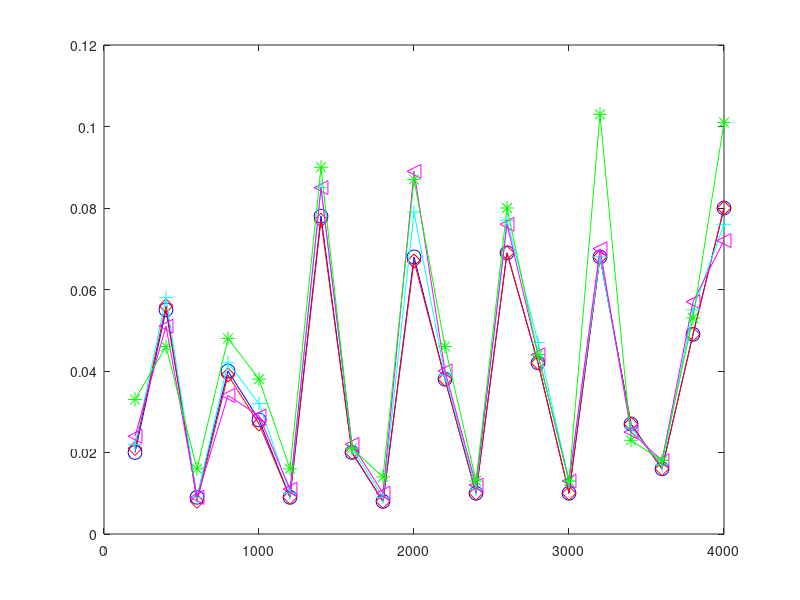

The MATLAB source for this figure: (Note: this script raises an error after producing the figure.)
%plot figures 


dataset = 'synthetic';
task = 'n_iter';
loss_type = 'loss';
n=100;
net_type = 'on';
if strcmp(net_type, 'off') && n==20 && strcmp(loss_type, 'ave_cumu_loss') && strcmp(dataset, 'synthetic') && strcmp(task, 'n_iter')
    n_iter = (1:20)*200;
    cumu_loss_basic_decen_m10_n1 = [38 94 160 231 307 385 467 549 634 722 813 902 996 1090 1185 1280 1375 1474 1572 1673];
    
    cumu_loss_basic_decen_m10_n2 = 1/2*[59 150 258 380 510 645 785 928 1077 1231 1385 1541 1697 1862 2028 2194 2364 2539 2716 2890];
    
    cumu_loss_basic_decen_m10_n3 = 1/3*[18 42 65 87 105 124 145 168 181 201 226 261 282 310 327 345 364 378 394 422];
    cumu_loss_basic_cen_m10_n3  =  1/3*[18 42 65 87 105 124 145 168 181 201 226 261 282 310 327 345 364 378 394 422];
    cumu_loss_basic_decen_m10_n4 = 1/4*[18 43 67 106 135 172 199 229 273 303 325 354 374 407 427 448 473 500 537 571];
    cumu_loss_basic_cen_m10_n4 = 1/4*[18 43 67 106 135 172 199 229 273 303 325 354 374 407 426 448 473 500 537 571];
    cumu_loss_basic_decen_m10_n5 = 1/5*[34 78 125 167 193 233 281 318 349 372 411 444 481 517 547 591 624 664 692 731];
    cumu_loss_basic_cen_m10_n5 = 1/5*[34 78 125 168 194 234 281 319 349 372 412 445 482 518 547 591 625 664 693 732];
    
    cumu_loss_basic_decen_m10_n20 = 1/20*[102 233 354 492 612 746 895 1057 1196 1330 1445 1599 1750 1911 2064 2192 2348 2499 2650 2794];
    %loss_basic_cen_m10 = [2.1 5.6 0.8 3.9 2.7 0.9 7.7 2 0.8 6.7 3.8 1 6.9 4.2 1 6.8 2.7 1.6 4.9 8];
    %loss_basic_cen_m100 = [5 8.4 2.6 6.3 2.5 1.5 5.8 1.6 1.1 5.7 3 1 5.4 3.4 1 5.1 2.3 1.5 4 6.2];
    plot(n_iter, cumu_loss_basic_decen_m10_n1, '-sk','MarkerSize',10);
    hold on;
    plot(n_iter, cumu_loss_basic_decen_m10_n2, '-<m','MarkerSize',10);
    hold on;
    plot(n_iter, cumu_loss_basic_decen_m10_n3, '-dr','MarkerSize',10);
    hold on;
    plot(n_iter, cumu_loss_basic_decen_m10_n4, '-+c','MarkerSize',10);
    %hold on;
    %semilogy(n_iter, cumu_loss_basic_decen_m10_n5, '-ob','MarkerSize',10);
    hold on;
    plot(n_iter, cumu_loss_basic_decen_m10_n20, ':>r','MarkerSize',10);
    pax = gca;
    pax.FontSize = 15;

    xlabel('T');
    ylabel('Averaged cumulative loss on a node');
    legend('n=1', 'n=2',...
        'n=3', 'n=4','n=20', 'Location','northwest'); 
elseif strcmp(net_type, 'off') && n==100 && strcmp(loss_type, 'loss') && strcmp(dataset, 'synthetic') && strcmp(task, 'n_iter')
    n_iter = (1:20)*200;
    loss_basic_decen_m10 = [2 5.5 0.9 4 2.8 0.9 7.8 2 0.8 6.8 3.8 1 6.9 4.2 1 6.8 2.7 1.6 4.9 8];
    loss_basic_decen_m100 = [5.1 8.2 2.7 6.4 2.6 1.5 5.9 1.7 1.1 5.8 2.9 1 5.4 3.3 1 5 2.2 1.5 4.1 6.2];
    loss_basic_cen_m10 = [2.1 5.6 0.8 3.9 2.7 0.9 7.7 2 0.8 6.7 3.8 1 6.9 4.2 1 6.8 2.7 1.6 4.9 8];
    loss_basic_cen_m100 = [5 8.4 2.6 6.3 2.5 1.5 5.8 1.6 1.1 5.7 3 1 5.4 3.4 1 5.1 2.3 1.5 4 6.2];
    plot(n_iter, loss_basic_decen_m10/100, '-ob','MarkerSize',10);
    hold on;
    plot(n_iter, loss_basic_cen_m10/100, '-dr','MarkerSize',10);
    hold on;
    plot(n_iter, loss_basic_decen_m100/100, ':ob','MarkerSize',10);
    hold on;
    plot(n_iter, loss_basic_cen_m100/100, ':dr','MarkerSize',10);
    pax = gca;
    pax.FontSize = 15;

    xlabel('T');
    ylabel('Averaged loss');
    legend('Decentralized(M=10)', 'Centralized(M=10)',...
        'Decentralized(M=100)', 'Centralized(M=100)', 'Location','northeast'); 
elseif strcmp(net_type, 'off') && n==100 && strcmp(loss_type, 'cumu_loss') && strcmp(dataset, 'synthetic') && strcmp(task, 'n_iter')
    n_iter = (1:20)*200;
    ave_cumu_loss_basic_decen_m10 = [484 1103 1751 2423 3110 3782 4392 5092 5770 6457 7153 7839 8564 9261 9946 10651 11373 12129 12870 13587];
    ave_cumu_loss_basic_decen_m100 = [1535 2712 3661 4517 5266 5938 6503 7128 7703 8276 8835 9393 9976 10536 11093 11662 12246 12857 13461 14052];
    ave_cumu_loss_basic_cen_m10 = [477 1089 1731 2398 3084 3753 4362 5061 5736 6423 7117 7801 8525 9222 9907 10611 11333 12089 12829 13546];
    ave_cumu_loss_basic_cen_m100 = [1474 2625 3552 4387 5123 5784 6340 6955 7522 8088 8642 9197 9775 10334 10889 11458 12040 12651 13253 13844];
    plot(n_iter, ave_cumu_loss_basic_decen_m10/100, '-ob','MarkerSize',10);
    hold on;
    plot(n_iter, ave_cumu_loss_basic_cen_m10/100, '-dr','MarkerSize',10);
    hold on;
    plot(n_iter, ave_cumu_loss_basic_decen_m100/100, ':ob','MarkerSize',10);
    hold on;
    plot(n_iter, ave_cumu_loss_basic_cen_m100/100, ':dr','MarkerSize',10);
    pax = gca;
    pax.FontSize = 15;

    xlabel('T');
    ylabel('Averaged cumulative loss');
    legend('Decentralized(M=10)', 'Centralized(M=10)',...
        'Decentralized(M=100)', 'Centralized(M=100)', 'Location','southeast'); 

    
    
elseif strcmp(net_type, 'on') && n==100 && strcmp(loss_type, 'loss') && strcmp(dataset, 'synthetic') && strcmp(task, 'n_iter')
    n_iter = (1:20)*200;
    loss_basic_decen_m10_ring = [2 5.5 0.9 4 2.8 0.9 7.8 2 0.8 6.8 3.8 1 6.9 4.2 1 6.8 2.7 1.6 4.9 8];
    loss_basic_cen_m10_full_connected = [2.1 5.6 0.8 3.9 2.7 0.9 7.7 2 0.8 6.7 3.8 1 6.9 4.2 1 6.8 2.7 1.6 4.9 8];
    loss_basic_decen_m10_guli = [3.3 4.6 1.6 4.8 3.8 1.6 9 2.1 1.4 8.7 4.6 1.3 8 4.4 1.3 10.3 2.3 1.8 5.3 10.1]; %gu li
    loss_basic_decen_m10_wattsStrogatz_1 = [2.2 5.8 0.9 4.2 3.2 1 8.5 2.1 0.9 7.9 3.9 1.1 7.7 4.7 1.3 6.8 2.6 1.7 5.5 7.6]; %0.5
    loss_basic_decen_m10_wattsStrogatz_2 = [2.4 5.1 0.9 3.4 2.9 1.1 8.5 2.2 1 8.9 4 1.2 7.6 4.4 1.3 7 2.5 1.8 5.7 7.2]; %1, random graph
    plot(n_iter, loss_basic_decen_m10_ring/100, '-ob','MarkerSize',10);
    hold on;
    plot(n_iter, loss_basic_cen_m10_full_connected/100, '-dr','MarkerSize',10);
    hold on;
    plot(n_iter, loss_basic_decen_m10_wattsStrogatz_1/100, '-+c','MarkerSize',10);
    hold on;
    plot(n_iter, loss_basic_decen_m10_wattsStrogatz_2/100, '-<m','MarkerSize',10);
    hold on;
    plot(n_iter, loss_basic_decen_m10_guli/100, '-*g','MarkerSize',10);
    pax = gca;
    pax.FontSize = 15;

    xlabel('T');
    ylabel('Averaged loss');
    legend('Ring', 'Fully connected',...
        'WattsStrogatz(0.5)', 'WattsStrogatz(1)','No connected', 'Location','northwest'); 
elseif strcmp(net_type, 'on') && n==100 && strcmp(loss_type, 'cumu_loss') && strcmp(dataset, 'synthetic') && strcmp(task, 'n_iter')
    n_iter = (1:20)*200;
    cumu_loss_basic_decen_m10_ring = [484 1103 1751 2423 3110 3782 4392 5092 5770 6457 7153 7839 8564 9261 9946 10651 11373 12129 12870 13587];
    cumu_loss_basic_decen_m10_wattsStrogatz_1 = [506 1155 1845 2571 3312 4041 4693 5457 6170 6903 7638 8365 9143 9882 10613 11362 12138 12953 13736 14511];
    cumu_loss_basic_cen_m10_fully_connected = [477 1089 1731 2398 3084 3753 4362 5061 5736 6423 7117 7801 8525 9222 9907 10611 11333 12089 12829 13546];
    cumu_loss_basic_decen_m10_wattsStrogatz_2 = [517 1169 1863 2604 3343 4085 4750 5517 6246 6981 7733 8472 9262 10014 10749 11502 12276 13106 13895 14674];
    cumu_loss_basic_decen_m10_guli = [994 2086 3132 4147 5107 6032 6813 7734 8610 9451 10287 11101 11936 12766 13533 14336 15153 15995 16826 17630];
    plot(n_iter, cumu_loss_basic_decen_m10_ring/100, '-ob','MarkerSize',10);
    hold on;
    plot(n_iter, cumu_loss_basic_cen_m10_fully_connected/100, '-dr','MarkerSize',10);
    hold on;
    plot(n_iter, cumu_loss_basic_decen_m10_wattsStrogatz_1/100, '-+c','MarkerSize',10);%0.5
    hold on;
    plot(n_iter, cumu_loss_basic_decen_m10_wattsStrogatz_2/100, '-<m','MarkerSize',10);%1
    hold on;
    plot(n_iter, cumu_loss_basic_decen_m10_guli/100, '-*g','MarkerSize',10);%1

    pax = gca;
    pax.FontSize = 15;

    xlabel('T');
    ylabel('Averaged cumulative loss');
    legend('Ring', 'Fully connected',...
        'WattsStrogatz(0.5)', 'WattsStrogatz(1)','No connected', 'Location','northwest'); 
end





















